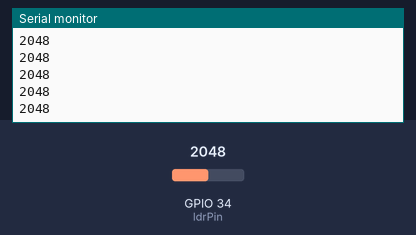
Simulated run of this sketch. Board: ESP32. Parts: the last lines printed to the serial monitor. Inputs (shaded band) come from the test bench; at power-on: GPIO 34 (ldrPin) = 2048.

Above: at 1.2 s.
1.3 s: GPIO 34 (ldrPin) set to 2866
At 1.31 s:
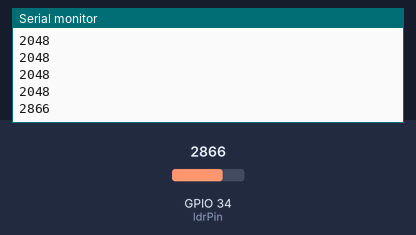
2.8 s: GPIO 34 (ldrPin) set to 3603
At 2.81 s:
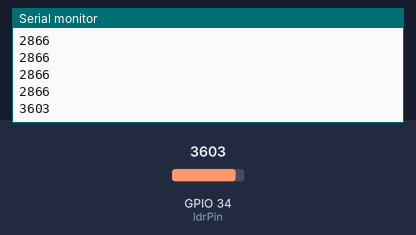
Timing chart, 0 to 5.8 s (numbered marks = the images above; inputs shaded):
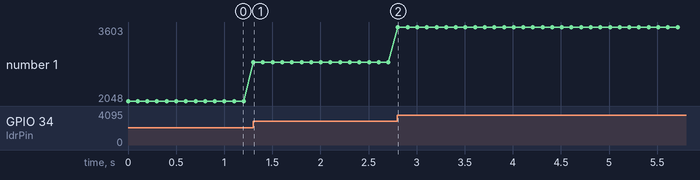

Measured:
- after the input at 1.3 s, the serial monitor: prints a new line at once (image 1)
- after the input at 2.8 s, the serial monitor: prints a new line at once (image 2)
- plotted number 1: 2048 → 2866 after the input at 1.3 s, 2866 → 3603 after the input at 2.8 s

The sketch:

LDR_Edge_Computing.ino
```cpp
#include <Arduino.h>

int ldrPin = 34;  // LDR dihubungkan ke pin GPIO34 (A0)
unsigned long startTime;  // Variabel untuk menyimpan waktu mulai
const unsigned long duration = 30000;  // Durasi 2 menit (120.000 ms)

void setup() {
  Serial.begin(115200);
  pinMode(ldrPin, INPUT);
  startTime = millis();  // Simpan waktu mulai
}

void loop() {
  unsigned long currentTime = millis();  // Waktu sekarang dalam milidetik
  int ldrValue = analogRead(ldrPin);  // Membaca nilai analog dari LDR
  Serial.println(ldrValue);  // Menampilkan nilai LDR di serial monitor

  // Cek apakah sudah lebih dari 2 menit
  if (currentTime - startTime >= duration) {
    Serial.println("Pengambilan data selesai.");
    while (true);  // Hentikan program setelah 2 menit
  }

  delay(100);  // Tunggu 1 detik sebelum membaca lagi
}
```
